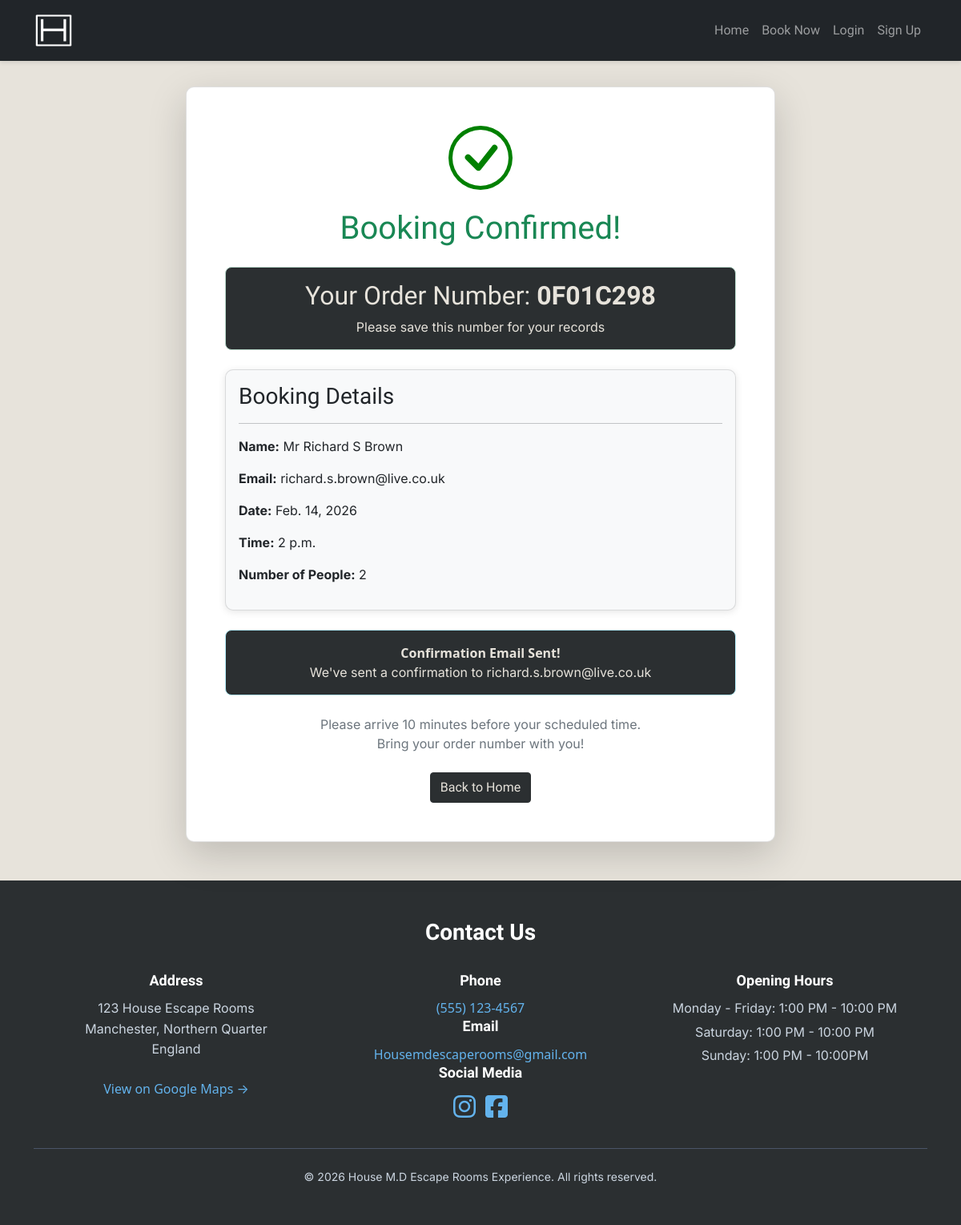
Page /booking-confirmation/0F01C298/ on the committed database.
### housemd_escape_room/models.py (models this page shows, shortened)
class Booking(models.Model):
    STATUS_CHOICES = [
        ('pending', 'Pending'),
        ('confirmed', 'Confirmed'),
        ('cancelled', 'Cancelled'),
    ]
    order_number = models.CharField(max_length=32, unique=True, editable=False)
    user = models.ForeignKey(User, on_delete=models.CASCADE, null=True, blank=True)
    name = models.CharField(max_length=100)
    email = models.EmailField()
    phone = models.CharField(max_length=20)
    date = models.DateField()
    time = models.TimeField()
    number_of_people = models.IntegerField()
    status = models.CharField(max_length=20, choices=STATUS_CHOICES, default='confirmed')
    created_at = models.DateTimeField(auto_now_add=True)
    is_guest = models.BooleanField(default=False)
    class Meta:
        ordering = ['-created_at']

### housemd_escape_room/views.py (the view)
# urls.py: path('booking-confirmation/<str:order_number>/', views.booking_confirmation, name='booking_confirmation'),
def booking_confirmation(request, order_number):
    try:
        booking = Booking.objects.get(order_number=order_number)
        return render(request, 'housemd_escape_room/booking_confirmation.html', {'booking': booking})
    except Booking.DoesNotExist:
        messages.error(request, 'Booking not found.')
        return redirect('home')

### housemd_escape_room/templates/housemd_escape_room/booking_confirmation.html (shortened to what this page needs)
{% extends 'housemd_escape_room/base.html' %}
{% block content %}
<section>
    <div class="container my-5">
        <div class="row justify-content-center">
            <div class="col-md-8">
                <div class="card shadow-lg">
                    <div class="card-body text-center p-5">
                        <div class="mb-4">
                        </div>
                        <h1 class="text-success mb-4">Booking Confirmed!</h1>
                        <div class="alert alert-success">
                            <h2>Your Order Number: <strong>{{ booking.order_number }}</strong></h2>
                            <p class="mb-0">Please save this number for your records</p>
                        </div>
                        <div class="card bg-light mt-4">
                            <div class="card-body text-start">
                                <h3 class="card-title">Booking Details</h3>
                                <hr>
                                <p><strong>Name:</strong> {{ booking.name }}</p>
                                <p><strong>Email:</strong> {{ booking.email }}</p>
                                <p><strong>Date:</strong> {{ booking.date }}</p>
                                <p><strong>Time:</strong> {{ booking.time }}</p>
                                <p><strong>Number of People:</strong> {{ booking.number_of_people }}</p>
                            </div>
                        </div>
                        <div class="alert alert-info mt-4">
                            <strong>Confirmation Email Sent!</strong>
                            <p class="mb-0">We've sent a confirmation to {{ booking.email }}</p>
                        </div>
                        <p class="text-muted mt-4">
                            Please arrive 10 minutes before your scheduled time.<br>
                            Bring your order number with you!
                        </p>
                        <div class="mt-4">
                            <a href="{% url 'home' %}" class="btn btn-primary">Back to Home</a>
                        </div>
                    </div>
                </div>
            </div>
        </div>
    </div>
</section>
{% endblock %}

### static/css/style.css (style rules this page uses)
:root { --primary-font: "Inter", sans-serif; --secondary-font: "Michroma", sans-serif; --primary-color: #0A0A0A; --secondary-color: #E7E3DB; --third-color: #2B2F31; --third-color-dark: #1a1d1f; --third-color-light: #5a6165; --highlight-color: #B56A2B; --light-highlight-color: #7D96A1; }
body { background-color: var(--secondary-color); padding-top: 60px; }
h1, h2, h3, h4 { font-family: var(--secondary-font); }
p { font-family: var(--primary-font); }
.btn { font-family: var(--secondary-font); background-color: var(--third-color); color: var(--secondary-color); transition: transform 0.3s ease, box-shadow 0.3s ease; cursor: pointer; }
.btn-primary { background-color: var(--third-color); border-color: var(--third-color); }
.alert { background-color: var(--third-color); color: var(--secondary-color); border-radius: 8px; }
.card { border-radius: 10px; box-shadow: 0 2px 10px rgba(0, 0, 0, 0.1); overflow: hidden; }

### rows in the picture
Booking: order_number "0F01C298", name "Mr Richard S Brown", email "richard.s.brown@live.co.uk", date "Feb. 14, 2026", time "2 p.m.", number_of_people "2"
